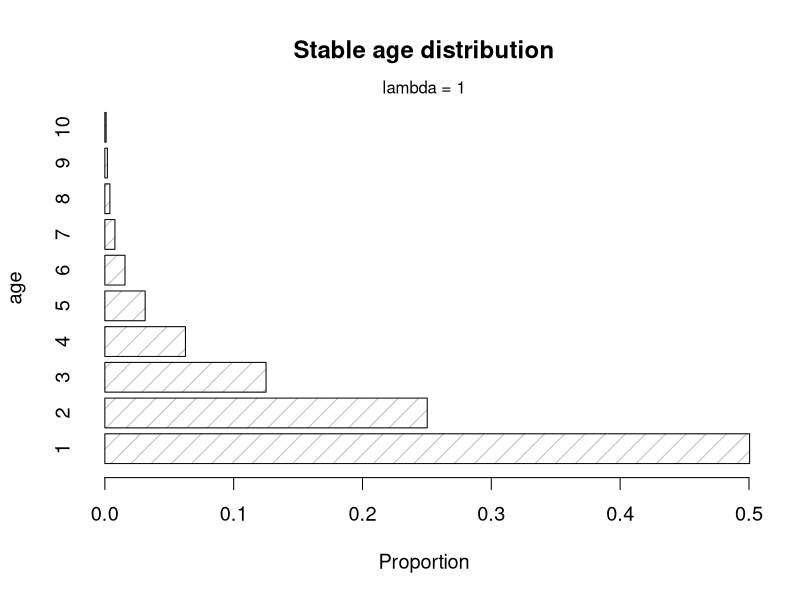

Here is the R script that generated this plot:
Survfun <- function(pmax, young, old, ages){
	p <- 1 + 0*ages
	if (!is.null(old)) p <- p*exp(-ages/old)
	if (!is.null(young)) p <- p*exp(-young/ages)
	return(p*pmax/max(p))
}

# We calculate L starting with a 1, and with the same length as p (don't pay attention survivors of the last age class for these pictures)
Lfun <- function(p){
	L <- 1
	for (i in 1:(length(p)-1)){
		L[i+1] <- L[i]*p[i]
	}
	return(L)
}

annplot <- function(x, p, title=""){
	par(cex=1.6)
	plot(x, p,
		xlab = "Age", ylab="Annual survival", type = "b",
		ylim = c(0, max(p)), 
		main=title
	)
}

cumplot <- function(x, L, logscale="y", title=""){
	par(cex=1.6)
	plot(x, L,
		xlab = "Age", ylab="Cumulative survival",
		type = "b", log=logscale, 
		main=title
	)
}

triplot <- function (pmax=0.5, young=NULL, old=NULL, ages=1:10,
	report="a", title=""){
	p <- Survfun(pmax, young, old, ages)
	L <- Lfun(p)
	data.frame(p=p, L=L)
	if((report=="a") | (report == "p")) annplot(ages, p, title=title)
	if((report=="a") | (report == "l")) cumplot(ages, L, title=title)
	if((report=="a") | (report == "L")) cumplot(ages, L, logscale="", title=title)
}

sadplot <- function(pmax=0.5, young=NULL, old=NULL, ages=1:10, lam=1, lamlabel=NULL){
	p <- Survfun(pmax, young, old, ages)
	L <- Lfun(p)
	sad <- L*lam^(-ages)
	sad <- sad/sum(sad)

	par(cex=1.2)
	barplot(sad, names.arg=ages,
		horiz=TRUE,
		density=7,
		xlab = "Proportion",
		ylab = "age",
		main="Stable age distribution",
	)
	if(is.null(lamlabel)){lamlabel <- mtext(paste("lambda =", lam))}
	mtext(lamlabel)
}

sadplot()

